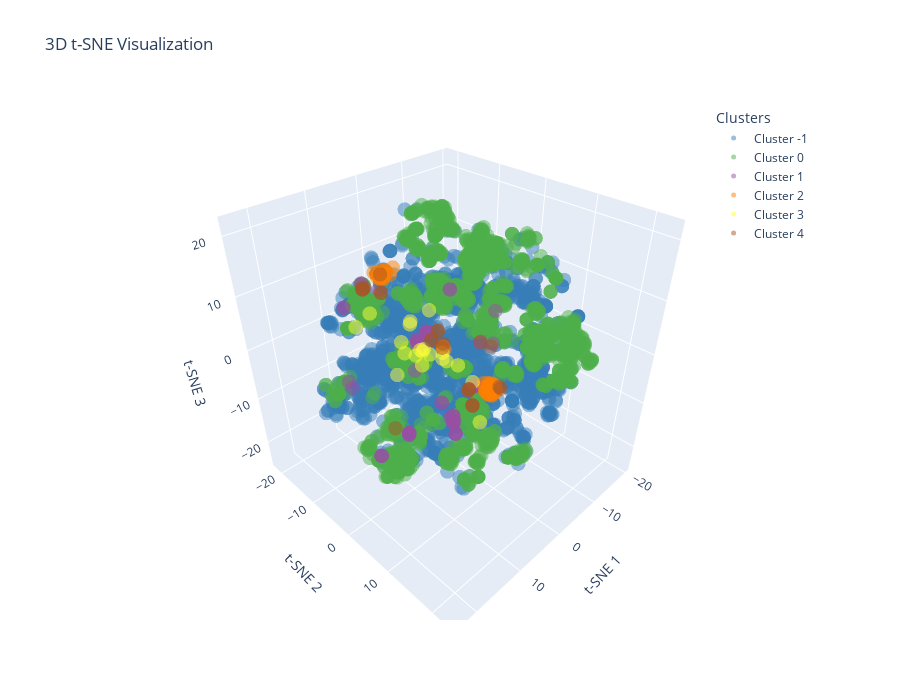

Source (notebook cell):
### Code cell
plot_3d_clusters(tsne_df_3d, clusters_df, cluster_col_prefix='dbscan_cluster_', k_clusters=unique_clusters, colors=None, title='3D t-SNE Visualization')
